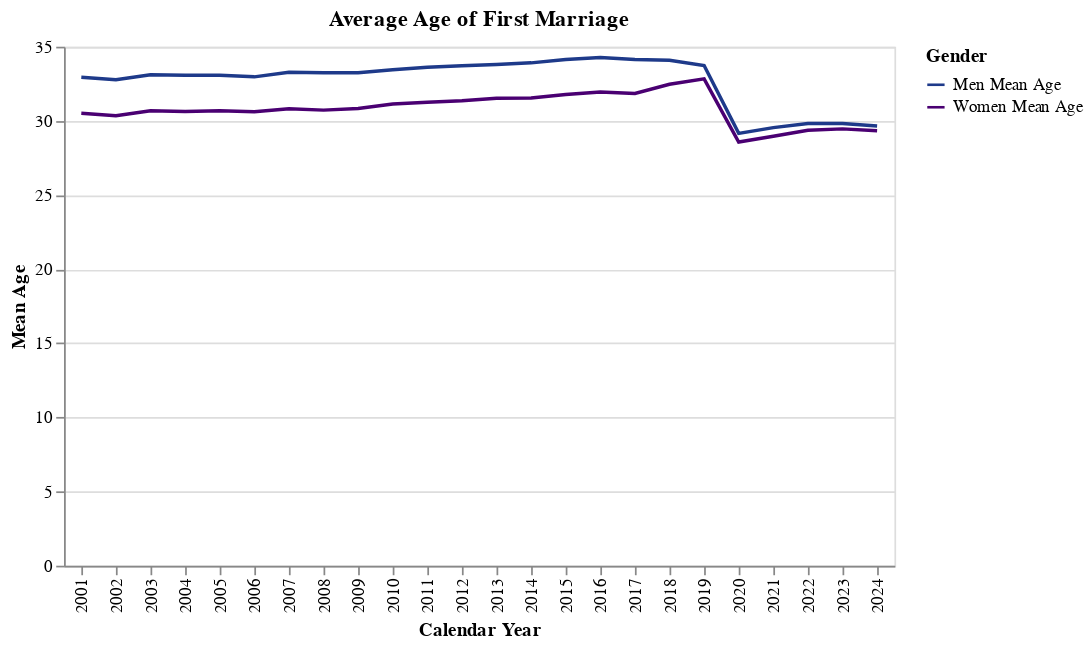

The notebook cell saved with this chart:
### Markdown cell above
Edad media

### Code cell
marriages_gender_accumulated = marriages_gender.copy()
marriages_gender_accumulated['Group Age'] = marriages_gender_accumulated['Group Age'].copy().replace(to_replace={'<15':15, '15-19':17, '20-24':22, '25-29':27, '30-34':32, '35-39':37, '40-44':42, '45-49':47, '50-54':52, '55-59':57, '60-64':62, '65-69':67, '70-74':72, '75+':80, 'NS':80})
marriages_gender_accumulated['Men Accumulated Years'] = marriages_gender_accumulated['Group Age']*marriages_gender_accumulated['Men Number']
marriages_gender_accumulated['Women Accumulated Years'] = marriages_gender_accumulated['Group Age']*marriages_gender_accumulated['Women Number']
marriages_gender_accumulated = marriages_gender_accumulated.groupby('Calendar Year').sum().reset_index()
annual_marriages['Men Mean Age'] = (marriages_gender_accumulated['Men Accumulated Years']/annual_marriages.Total.values).values
annual_marriages['Women Mean Age'] = (marriages_gender_accumulated['Women Accumulated Years']/annual_marriages.Total.values).values

marriages_gender_age_chart = (
    alt.Chart(annual_marriages.melt(id_vars = 'Calendar Year', value_vars=["Women Mean Age", "Men Mean Age"],var_name="Gender",value_name="Mean Age")
            , title=f"Average Age of First Marriage")
    .mark_line()
    .encode(
        x="Calendar Year:O",
        y="Mean Age:Q",
        color=alt.Color('Gender:N', scale=alt.Scale(range= ["#1e3a8a","#4a0072"]))
    ).interactive()
)
marriages_gender_age_chart

### Figure 1 — Vega-Lite specification as saved in the notebook (floating-point values rounded to 4 significant figures)
{"config": {"view": {"continuousWidth": 300, "continuousHeight": 300}}, "data": {"name": "data-7daf9e3ba70502dc2aae3a5eb7c160b4"}, "mark": {"type": "line"}, "encoding": {"color": {"field": "Gender", "scale": {"range": ["#1e3a8a", "#4a0072"]}, "type": "nominal"}, "x": {"field": "Calendar Year", "type": "ordinal"}, "y": {"field": "Mean Age", "type": "quantitative"}}, "params": [{"name": "param_43", "select": {"type": "interval", "encodings": ["x", "y"]}, "bind": "scales"}], "title": "Average Age of First Marriage", "$schema": "https://vega.github.io/schema/vega-lite/v5.8.0.json", "datasets": {"data-7daf9e3ba70502dc2aae3a5eb7c160b4": [{"Calendar Year": 2001, "Gender": "Women Mean Age", "Mean Age": 30.51}, {"Calendar Year": 2002, "Gender": "Women Mean Age", "Mean Age": 30.34}, {"Calendar Year": 2003, "Gender": "Women Mean Age", "Mean Age": 30.68}, {"Calendar Year": 2004, "Gender": "Women Mean Age", "Mean Age": 30.63}, {"Calendar Year": 2005, "Gender": "Women Mean Age", "Mean Age": 30.69}, {"Calendar Year": 2006, "Gender": "Women Mean Age", "Mean Age": 30.62}, {"Calendar Year": 2007, "Gender": "Women Mean Age", "Mean Age": 30.81}, {"Calendar Year": 2008, "Gender": "Women Mean Age", "Mean Age": 30.72}, {"Calendar Year": 2009, "Gender": "Women Mean Age", "Mean Age": 30.83}, {"Calendar Year": 2010, "Gender": "Women Mean Age", "Mean Age": 31.13}, {"Calendar Year": 2011, "Gender": "Women Mean Age", "Mean Age": 31.25}, {"Calendar Year": 2012, "Gender": "Women Mean Age", "Mean Age": 31.35}, {"Calendar Year": 2013, "Gender": "Women Mean Age", "Mean Age": 31.52}, {"Calendar Year": 2014, "Gender": "Women Mean Age", "Mean Age": 31.54}, {"Calendar Year": 2015, "Gender": "Women Mean Age", "Mean Age": 31.77}, {"Calendar Year": 2016, "Gender": "Women Mean Age", "Mean Age": 31.95}, {"Calendar Year": 2017, "Gender": "Women Mean Age", "Mean Age": 31.85}, {"Calendar Year": 2018, "Gender": "Women Mean Age", "Mean Age": 32.47}, {"Calendar Year": 2019, "Gender": "Women Mean Age", "Mean Age": 32.83}, {"Calendar Year": 2020, "Gender": "Women Mean Age", "Mean Age": 28.57}, {"Calendar Year": 2021, "Gender": "Women Mean Age", "Mean Age": 28.96}, {"Calendar Year": 2022, "Gender": "Women Mean Age", "Mean Age": 29.37}, {"Calendar Year": 2023, "Gender": "Women Mean Age", "Mean Age": 29.46}, {"Calendar Year": 2024, "Gender": "Women Mean Age", "Mean Age": 29.33}, {"Calendar Year": 2001, "Gender": "Men Mean Age", "Mean Age": 32.94}, {"Calendar Year": 2002, "Gender": "Men Mean Age", "Mean Age": 32.77}, {"Calendar Year": 2003, "Gender": "Men Mean Age", "Mean Age": 33.11}, {"Calendar Year": 2004, "Gender": "Men Mean Age", "Mean Age": 33.07}, {"Calendar Year": 2005, "Gender": "Men Mean Age", "Mean Age": 33.08}, {"Calendar Year": 2006, "Gender": "Men Mean Age", "Mean Age": 32.97}, {"Calendar Year": 2007, "Gender": "Men Mean Age", "Mean Age": 33.28}, {"Calendar Year": 2008, "Gender": "Men Mean Age", "Mean Age": 33.24}, {"Calendar Year": 2009, "Gender": "Men Mean Age", "Mean Age": 33.25}, {"Calendar Year": 2010, "Gender": "Men Mean Age", "Mean Age": 33.45}, {"Calendar Year": 2011, "Gender": "Men Mean Age", "Mean Age": 33.61}, {"Calendar Year": 2012, "Gender": "Men Mean Age", "Mean Age": 33.72}, {"Calendar Year": 2013, "Gender": "Men Mean Age", "Mean Age": 33.8}, {"Calendar Year": 2014, "Gender": "Men Mean Age", "Mean Age": 33.91}, {"Calendar Year": 2015, "Gender": "Men Mean Age", "Mean Age": 34.14}, {"Calendar Year": 2016, "Gender": "Men Mean Age", "Mean Age": 34.27}, {"Calendar Year": 2017, "Gender": "Men Mean Age", "Mean Age": 34.14}, {"Calendar Year": 2018, "Gender": "Men Mean Age", "Mean Age": 34.09}, {"Calendar Year": 2019, "Gender": "Men Mean Age", "Mean Age": 33.73}, {"Calendar Year": 2020, "Gender": "Men Mean Age", "Mean Age": 29.15}, {"Calendar Year": 2021, "Gender": "Men Mean Age", "Mean Age": 29.54}, {"Calendar Year": 2022, "Gender": "Men Mean Age", "Mean Age": 29.82}, {"Calendar Year": 2023, "Gender": "Men Mean Age", "Mean Age": 29.83}, {"Calendar Year": 2024, "Gender": "Men Mean Age", "Mean Age": 29.65}]}}
